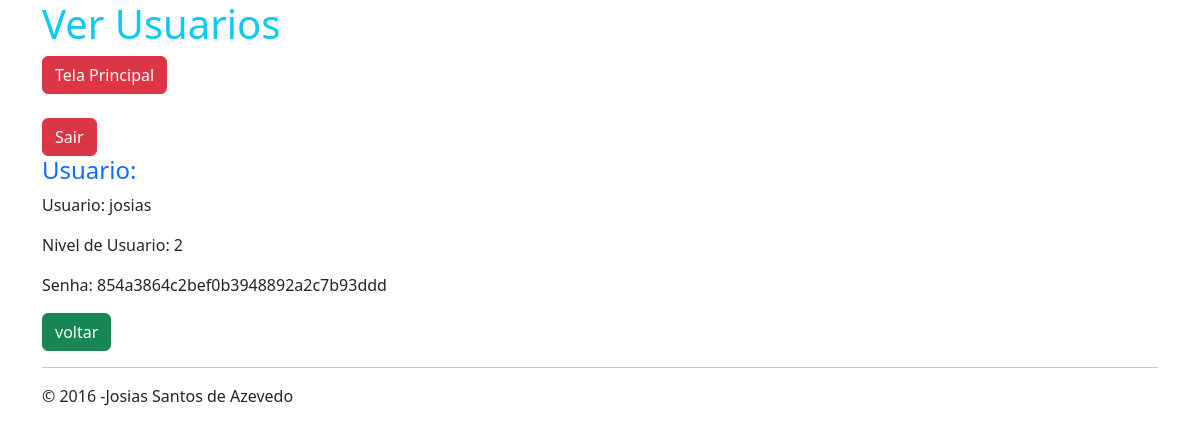
Screenshot of /usuarios/ver.php?id_user=2 (signed in) with the database file from the repository.
### tables this page shows
CREATE TABLE `usuarios` (
  `id_user` int(11) NOT NULL,
  `usuario` varchar(100) NOT NULL,
  `senha` varchar(60) NOT NULL,
  `nivel` int(1) NOT NULL
);

### usuarios/ver.php (the view, shortened to what this page needs)
<?php
require_once('../database.php');
$id = $_GET['id_user'];
$sql= 'SELECT * FROM usuarios WHERE id_user= ?';
$consulta = $conexao->prepare($sql);
$consulta->execute(array($id));
$dado = $consulta->fetch(PDO::FETCH_ASSOC);
?>
<!DOCTYPE html>
<html lang="pt-br">
<head>
   <link href="https://cdn.jsdelivr.net/npm/bootstrap@5.3.3/dist/css/bootstrap.min.css" rel="stylesheet">
</head>
<body>
			<div class="container">
				<h1 class="text-info">
				</h1>
<div align="left" class="form-group">
            <a class="btn btn-danger" href="../tela_principal.php">Tela Principal</a>
<a href="../sair.php" class="btn btn-danger">Sair</a>
</div>
<h4 class="text-primary">Usuario:</h4>
<p>Usuario: <?php echo $dado['usuario'];?> </p>
<p>Nivel de Usuario: <?php echo $dado['nivel'];?> </p>
<p>Senha: <?php echo $dado['senha'];?> </p>
<a class="btn btn-success" href = "listagem.php">voltar</a>
<hr/>
		<div class= "foot well">
		<P>&copy; 2016 -Josias Santos de Azevedo </P>
		</div>
        </div>
</body>
</html>

### rows the page displays
usuarios: usuario "josias", nivel "2", senha "854a3864c2bef0b3948892a2c7b93ddd"
